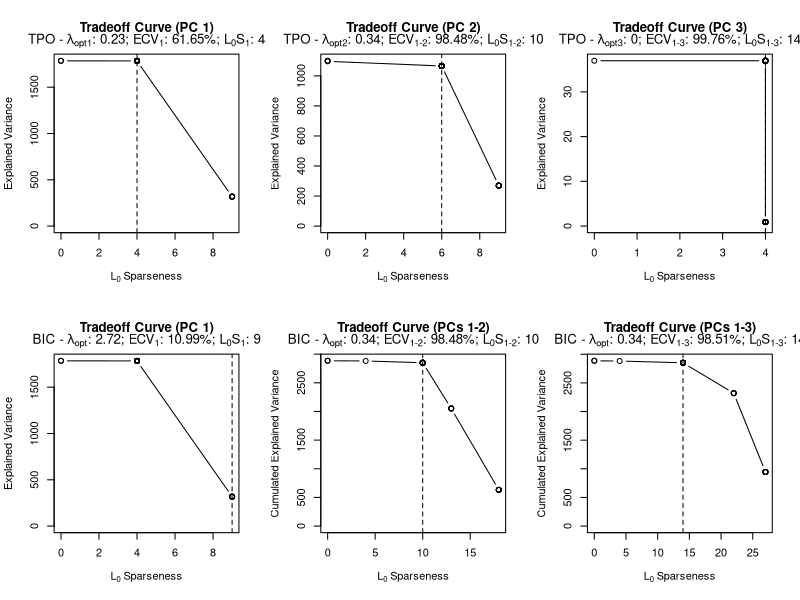
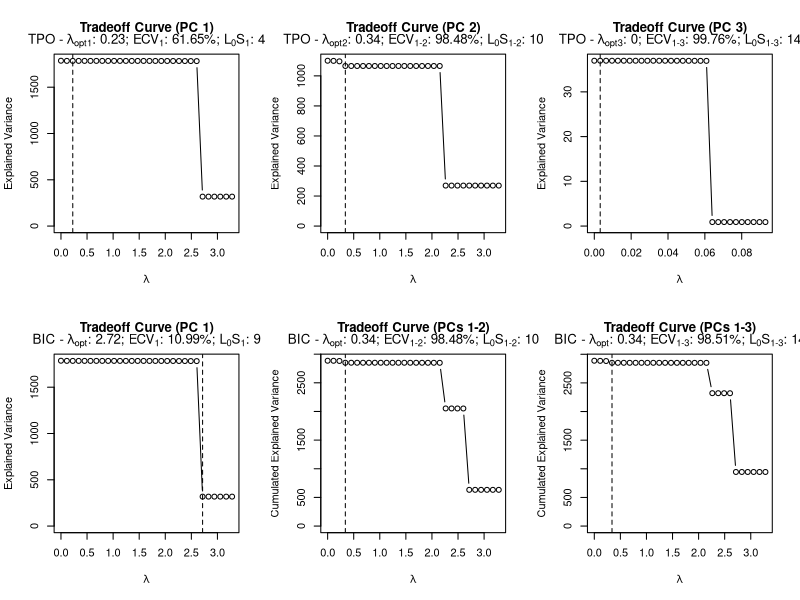

Here is the R script that generated these plots, in order:
library(pcaPP)


### Name: plot.opt.TPO
### Title: Tradeoff Curves for Sparse PCs
### Aliases: plot.opt.TPO plot.opt.BIC
### Keywords: multivariate robust

### ** Examples


  set.seed (0)
                      ##  generate test data
  x <- data.Zou (n = 250)

  k.max <- 3          ##  max number of considered sparse PCs

                      ##  arguments for the sPCAgrid algorithm
  maxiter <- 25       ##    the maximum number of iterations
  method <- "sd"      ##    using classical estimations

                      ##  Optimizing the TPO criterion
  oTPO <- opt.TPO (x, k.max = k.max, method = method, maxiter = maxiter)

                      ##  Optimizing the BIC criterion
  oBIC <- opt.BIC (x, k.max = k.max, method = method, maxiter = maxiter)

          ##  Tradeoff Curves: Explained Variance vs. sparseness
  par (mfrow = c (2, k.max))
  for (i in 1:k.max)        plot (oTPO, k = i)
  for (i in 1:k.max)        plot (oBIC, k = i)

          ##  Explained Variance vs. lambda
  par (mfrow = c (2, k.max))
  for (i in 1:k.max)        plot (oTPO, k = i, f.x = "lambda")
  for (i in 1:k.max)        plot (oBIC, k = i, f.x = "lambda")
